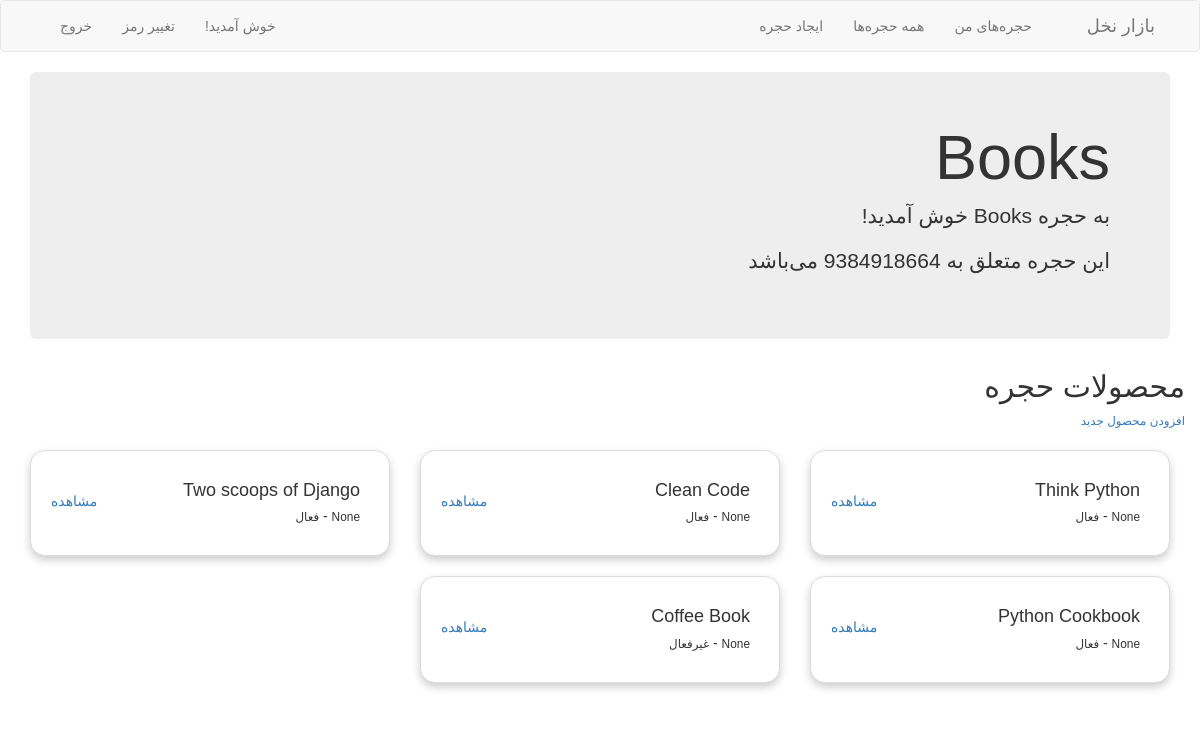
Page /markets/Books/ on the committed database.
### market/models.py (models this page shows, shortened)
class Market(models.Model):
    class Meta:
        verbose_name = _('حجره')
        verbose_name_plural = _('حجره‌ها')
    def __str__(self):
        return self.name
    name = models.SlugField(max_length=100, verbose_name=_('نام'), unique=True)
    user = models.ForeignKey(User, on_delete=models.SET_NULL,
                             null=True, verbose_name=_('کاربر'), related_name='markets')
    status = models.CharField(max_length=8, choices=Status.choices,
                              default=Status.ACTIVE, verbose_name=_('وضعیت'))
    objects = models.Manager()
    markets = MarketManager()

class Product(models.Model):
    class Meta:
        verbose_name = _('محصول')
        verbose_name_plural = _('محصولات')
        unique_together = ('market', 'name', )
    name = models.CharField(max_length=100, verbose_name=_('نام'))
    desc = models.CharField(max_length=500, verbose_name=_('جزئیات'), null=True, blank=True)
    status = models.CharField(max_length=8, choices=Status.choices,
                              default=Status.ACTIVE, verbose_name=_('وضعیت'))
    market = models.ForeignKey(
        Market, on_delete=models.CASCADE, related_name='products', verbose_name=_('حجره'))
    objects = models.Manager()
    products = ProductManager()

### market/views.py (the view, shortened to what this page needs)
# urls.py: path('<str:market_name>/', view_market, name='view_market'),
def view_market(request, market_name):
    market = get_object_or_404(Market, name=market_name)
    return render(request, MARKET_TEMPLATE, {'market': market})

### market/templates/market.html (shortened to what this page needs)
{% load static %}
<!DOCTYPE html>
<html lang="fa" dir="rtl">
<head>
    <link rel="stylesheet" href="{% static 'bootstrap.min.css' %}" type="text/css">
    <link rel="stylesheet" href="{% static 'style.css' %}" type="text/css">
</head>
<body>
    {% include 'header.html' %}
    <div class="container">
        <div class="jumbotron">
            <h1>{{market.name}}</h1>
            <p>به حجره {{market.name}} خوش آمدید!</p>
            <p>این حجره متعلق به {{market.user.username}} می‌باشد</p>
        </div>
        <div class="row">
            <div class="col-xl-12">
                <h2>محصولات حجره</h2>
                <small><a href="{% url 'add_product' market %}">افزودن محصول جدید</a></small>
                <br>
                <br>
                {% for product in market.products.all %}
                <div class="col-md-4 pull-right">
                    <div class="thumbnail">
                        <div class="caption pull-right">
                            <h4>{{product.name}}</h4>
                            <small>{{product.desc}}</small> -
                            <small>{{product.get_status_display}}</small>
                        </div>
                        <div class="pull-left action">
                            <a href="{% url 'view_product' market.name product.name %}">مشاهده</a>
                        </div>
                    </div>
                </div>
                {% endfor %}
            </div>
        </div>
</body>

### accounts/templates/header.html
<header>
    <nav class="navbar navbar-default">
        <div class="container">
            <div class="navbar-header pull-right">
                <ul class="nav navbar-nav">
                    <li{% if '/add-market/' in request.path %} class="active" {% endif %}>
                        <a href="{% url 'add_market' %}">ایجاد حجره</a>
                        </li>
                        <li{% if '/markets/all/' in request.path %} class="active" {% endif %}>
                            <a href="{% url 'all_markets' %}">همه حجره‌ها</a>
                            </li>
                            <li{% if 'dashboard/' in request.path %} class="active" {% endif %}>
                                <a href="{% url 'accounts_dashboard' %}">حجره‌های من</a>
                                </li>
                </ul>
                <a class="navbar-brand">بازار نخل</a>
            </div>
            <div class="collapse navbar-collapse" id="main-menu">
                <ul class="nav navbar-nav">
                    <li>
                        <a href="{% url 'accounts_logout' %}">خروج</a>
                    </li>
                    <li{% if '/password/' in request.path %} class="active" {% endif %}>
                        <a href="{% url 'accounts_change_password' %}">تغییر رمز</a>
                        </li>
                        <li>
                            <a>{{request.user.username}} خوش آمدید!</a>
                        </li>
                </ul>
            </div>
        </div>
    </nav>
</header>

### accounts/static/style.css (style rules this page uses)
body { font-family: IRANSans, sans-serif, tahoma; direction: rtl; margin: 0; padding: 0; background: #fff; height: 100%; text-align: right; overflow-x: hidden!important; }
.h1, .h2, .h3, .h4, .h5, .h6, h1, h2, h3, h4, h5, h6 { margin-bottom: .5rem; font-weight: 500; line-height: 1.2; margin-top: 0; }
.thumbnail { box-shadow: 0 4px 8px 0 rgba(0, 0, 0, 0.2); transition: 0.3s; min-width: 40%; padding: 20px; border-radius: 15px; }
.thumbnail .action { padding-top: 20px }

### rows in the picture
Market: name "Books"
Product: name "Think Python", desc "None", status "فعال"
Product: name "Clean Code", desc "None", status "فعال"
Product: name "Two scoops of Django", desc "None", status "فعال"
Product: name "Python Cookbook", desc "None", status "فعال"
Product: name "Coffee Book", desc "None", status "غیرفعال"
